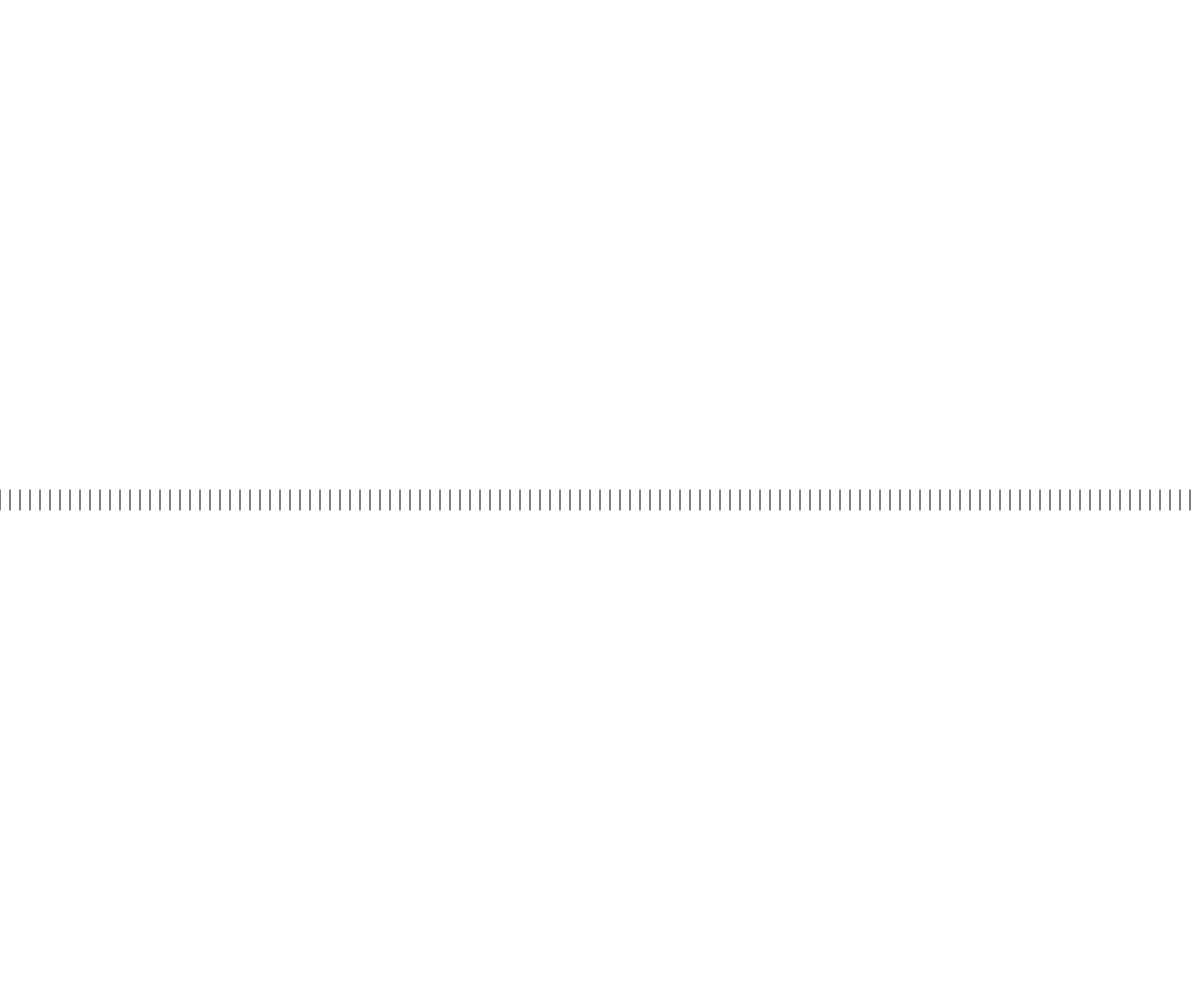
Frame 1 (no input)
Frame 60 (no input): identical to frame 1, image omitted
Frame 120 (the mouse pressed at the canvas centre since frame 60): identical to frame 1, image omitted

The p5.js sketch that drew this single still picture (run headless with seeded random() and noise() and a simulated clock; from frame 60 on, the mouse is pressed at the canvas centre):

// p5.js sketch
// ── sketch.js
var x1, y1, x2, y2,espacamentoHorizontal, numLinhas, i;

function setup() 
{
  createCanvas (windowWidth, windowHeight); 

  
  t = 20;
  numLinhas = 5;
}


function draw() 
{
  background(255);
  espacamentoHorizontal = width/numLinhas;
/*
  for(var i = 1; i<numLinhas; i++)
  {
    y1 = height/2 - t/2;
    y2 = height/2 + t/2;
  

    x1 = espacamentoHorizontal*i;
    x2 = x1;
  
    strokeWeight(3);
    line(x1,y1,x2,y2)

    i++;
  }
*/
  for(var x1 = 0; x1<width; x1+=10)
  {
    y1 = height/2 - t/2;
    y2 = height/2 + t/2;
  
    x2 = x1;
  
    line(x1,y1,x2,y2);
  }
}


function windowResized() 
{
  resizeCanvas (windowWidth, windowHeight);
}
